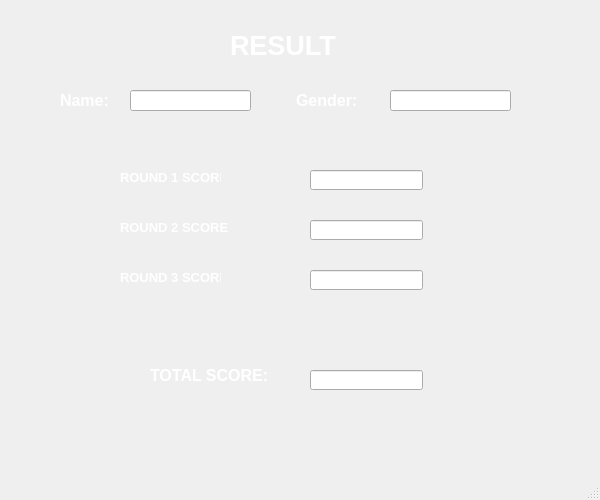
<?xml version="1.0" encoding="UTF-8"?>
<ui version="4.0">
 <class>win9</class>
 <widget class="QMainWindow" name="win9">
  <property name="geometry">
   <rect>
    <x>0</x>
    <y>0</y>
    <width>600</width>
    <height>500</height>
   </rect>
  </property>
  <property name="minimumSize">
   <size>
    <width>600</width>
    <height>500</height>
   </size>
  </property>
  <property name="maximumSize">
   <size>
    <width>600</width>
    <height>500</height>
   </size>
  </property>
  <property name="windowTitle">
   <string>MainWindow</string>
  </property>
  <widget class="QWidget" name="centralwidget">
   <widget class="QLabel" name="win9name">
    <property name="geometry">
     <rect>
      <x>60</x>
      <y>90</y>
      <width>61</width>
      <height>21</height>
     </rect>
    </property>
    <property name="text">
     <string>&lt;html&gt;&lt;head/&gt;&lt;body&gt;&lt;p&gt;&lt;span style=&quot; font-size:12pt; font-weight:600; color:#ffffff;&quot;&gt;Name:&lt;/span&gt;&lt;/p&gt;&lt;/body&gt;&lt;/html&gt;</string>
    </property>
   </widget>
   <widget class="QLabel" name="win9gender">
    <property name="geometry">
     <rect>
      <x>296</x>
      <y>90</y>
      <width>71</width>
      <height>21</height>
     </rect>
    </property>
    <property name="text">
     <string>&lt;html&gt;&lt;head/&gt;&lt;body&gt;&lt;p&gt;&lt;span style=&quot; font-size:12pt; font-weight:600; color:#ffffff;&quot;&gt;Gender:&lt;/span&gt;&lt;/p&gt;&lt;/body&gt;&lt;/html&gt;</string>
    </property>
   </widget>
   <widget class="QLabel" name="win9heading">
    <property name="geometry">
     <rect>
      <x>230</x>
      <y>30</y>
      <width>131</width>
      <height>31</height>
     </rect>
    </property>
    <property name="text">
     <string>&lt;html&gt;&lt;head/&gt;&lt;body&gt;&lt;p&gt;&lt;span style=&quot; font-size:20pt; font-weight:600; color:#ffffff;&quot;&gt;RESULT&lt;/span&gt;&lt;/p&gt;&lt;/body&gt;&lt;/html&gt;</string>
    </property>
   </widget>
   <widget class="QLabel" name="win9round1score">
    <property name="geometry">
     <rect>
      <x>120</x>
      <y>170</y>
      <width>101</width>
      <height>16</height>
     </rect>
    </property>
    <property name="text">
     <string>&lt;html&gt;&lt;head/&gt;&lt;body&gt;&lt;p&gt;&lt;span style=&quot; font-size:10pt; font-weight:600; color:#ffffff;&quot;&gt;ROUND 1 SCORE&lt;/span&gt;&lt;/p&gt;&lt;/body&gt;&lt;/html&gt;</string>
    </property>
   </widget>
   <widget class="QLabel" name="win9round2score">
    <property name="geometry">
     <rect>
      <x>120</x>
      <y>220</y>
      <width>111</width>
      <height>16</height>
     </rect>
    </property>
    <property name="text">
     <string>&lt;html&gt;&lt;head/&gt;&lt;body&gt;&lt;p&gt;&lt;span style=&quot; font-size:10pt; font-weight:600; color:#ffffff;&quot;&gt;ROUND 2 SCORE&lt;/span&gt;&lt;/p&gt;&lt;/body&gt;&lt;/html&gt;</string>
    </property>
   </widget>
   <widget class="QLabel" name="win9round3score">
    <property name="geometry">
     <rect>
      <x>120</x>
      <y>270</y>
      <width>101</width>
      <height>16</height>
     </rect>
    </property>
    <property name="text">
     <string>&lt;html&gt;&lt;head/&gt;&lt;body&gt;&lt;p&gt;&lt;span style=&quot; font-size:10pt; font-weight:600; color:#ffffff;&quot;&gt;ROUND 3 SCORE&lt;/span&gt;&lt;/p&gt;&lt;/body&gt;&lt;/html&gt;</string>
    </property>
   </widget>
   <widget class="QLineEdit" name="win9nameinput">
    <property name="geometry">
     <rect>
      <x>130</x>
      <y>90</y>
      <width>121</width>
      <height>21</height>
     </rect>
    </property>
   </widget>
   <widget class="QLineEdit" name="win9round1scoreinput">
    <property name="geometry">
     <rect>
      <x>310</x>
      <y>170</y>
      <width>113</width>
      <height>20</height>
     </rect>
    </property>
   </widget>
   <widget class="QLineEdit" name="win9round2scoreinput">
    <property name="geometry">
     <rect>
      <x>310</x>
      <y>220</y>
      <width>113</width>
      <height>20</height>
     </rect>
    </property>
   </widget>
   <widget class="QLineEdit" name="win9round3scoreinput">
    <property name="geometry">
     <rect>
      <x>310</x>
      <y>270</y>
      <width>113</width>
      <height>20</height>
     </rect>
    </property>
   </widget>
   <widget class="QLabel" name="win9totalscore">
    <property name="geometry">
     <rect>
      <x>150</x>
      <y>360</y>
      <width>141</width>
      <height>31</height>
     </rect>
    </property>
    <property name="text">
     <string>&lt;html&gt;&lt;head/&gt;&lt;body&gt;&lt;p&gt;&lt;span style=&quot; font-size:12pt; font-weight:600; color:#ffffff;&quot;&gt;TOTAL SCORE:&lt;/span&gt;&lt;/p&gt;&lt;/body&gt;&lt;/html&gt;</string>
    </property>
   </widget>
   <widget class="QLineEdit" name="win9totalscoreinput">
    <property name="geometry">
     <rect>
      <x>310</x>
      <y>370</y>
      <width>113</width>
      <height>20</height>
     </rect>
    </property>
   </widget>
   <widget class="QLabel" name="win9imagelabel">
    <property name="geometry">
     <rect>
      <x>0</x>
      <y>0</y>
      <width>600</width>
      <height>500</height>
     </rect>
    </property>
    <property name="text">
     <string>&lt;html&gt;&lt;head/&gt;&lt;body&gt;&lt;p&gt;&lt;img src=&quot;:/IMAGES/back2.png&quot;/&gt;&lt;/p&gt;&lt;/body&gt;&lt;/html&gt;</string>
    </property>
   </widget>
   <widget class="QLineEdit" name="win9genderinput">
    <property name="geometry">
     <rect>
      <x>390</x>
      <y>90</y>
      <width>121</width>
      <height>21</height>
     </rect>
    </property>
   </widget>
   <zorder>win9imagelabel</zorder>
   <zorder>win9name</zorder>
   <zorder>win9gender</zorder>
   <zorder>win9heading</zorder>
   <zorder>win9round1score</zorder>
   <zorder>win9round2score</zorder>
   <zorder>win9round3score</zorder>
   <zorder>win9nameinput</zorder>
   <zorder>win9round1scoreinput</zorder>
   <zorder>win9round2scoreinput</zorder>
   <zorder>win9round3scoreinput</zorder>
   <zorder>win9totalscore</zorder>
   <zorder>win9totalscoreinput</zorder>
   <zorder>win9genderinput</zorder>
  </widget>
  <widget class="QMenuBar" name="menubar">
   <property name="geometry">
    <rect>
     <x>0</x>
     <y>0</y>
     <width>600</width>
     <height>21</height>
    </rect>
   </property>
  </widget>
  <widget class="QStatusBar" name="statusbar"/>
 </widget>
 <resources>
  <include location="../images.qrc"/>
 </resources>
 <connections/>
</ui>
